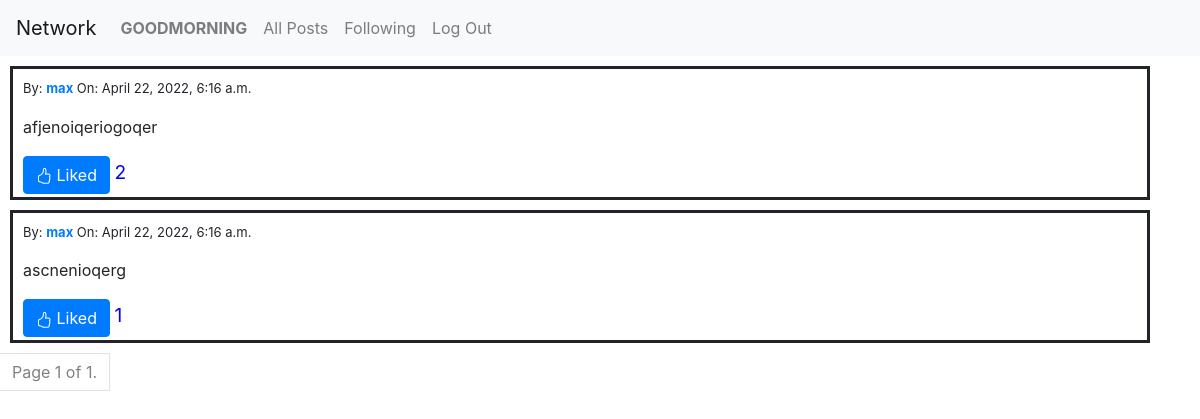
The page /following (signed in) on the database its author committed.
### network/models.py (models this page shows, shortened)
class User(AbstractUser):
    pass

class Post(models.Model):
    user = models.ForeignKey(User, on_delete=models.CASCADE, verbose_name="posted by", related_name="posts")
    content = models.TextField(blank=False)
    date = models.DateTimeField(default=timezone.now)
    likes = models.IntegerField(default=0)
    class Meta:
        verbose_name = "post"
        verbose_name_plural = "posts"

### network/views.py (the view)
# urls.py: path("following", views.following, name='following'),
@login_required(login_url="network:login")
def following(request):
    users_followed = Following.objects.filter(user=request.user.id).values_list('followed', flat=True)
    users_followed_list = User.objects.filter(id__in=users_followed)
    posts = Post.objects.filter(user__in=users_followed_list).order_by('-date')
    paginator = Paginator(posts, 10)
    page_number = request.GET.get('page')
    page_obj = paginator.get_page(page_number)
    if request.user.is_authenticated:
        liked = Like.objects.filter(user=request.user).values_list('post_id', flat=True)
        likedPosts = Post.objects.filter(pk__in=liked)
    else:
        likedPosts = []
    return render(request, "network/following.html", {
        "page_obj": page_obj,
        "liked": likedPosts
    })

### network/templates/network/following.html
{% extends "network/layout.html" %}
{% block body %}
    {% include "network/posts.html"%}
    {% include "network/paginator.html"%}
{% endblock %}

### network/templates/network/layout.html (shortened to what this page needs)
{% load static %}
<!DOCTYPE html>
<html lang="en">
    <head>
        <link rel="stylesheet" href="https://stackpath.bootstrapcdn.com/bootstrap/4.4.1/css/bootstrap.min.css">
        <link href="{% static 'network/styles.css' %}" rel="stylesheet">
    </head>
    <body>
        <nav class="navbar navbar-expand-lg navbar-light bg-light">
            <a class="navbar-brand" href="#">Network</a>
            <div>
              <ul class="navbar-nav mr-auto">
                {% if user.is_authenticated %}
                    <li class="nav-item">
                        <a class="nav-link" href="#"><strong>{{ user.username }}</strong></a>
                    </li>
                {% endif %}
                <li class="nav-item">
                  <a class="nav-link" href="{% url 'index' %}">All Posts</a>
                </li>
                {% if user.is_authenticated %}
                    <li class="nav-item">
                        <a class="nav-link" href="#">Following</a>
                    </li>
                    <li class="nav-item">
                        <a class="nav-link" href="{% url 'logout' %}">Log Out</a>
                    </li>
                {% endif %}
              </ul>
            </div>
          </nav>
        <div class="body">
            {% block body %}
            {% endblock %}
        </div>
    </body>
</html>

### network/templates/network/posts.html (shortened to what this page needs)
{% for post in page_obj %}
<div class='post-content-wrapper container' id='{{ post.id }}'>
    <p style='font-size: small;'>By: <a href="{% url 'profile' user_id=post.user.id %}"><strong>{{ post.user }}</strong></a>
        On: {{ post.date }}</p>
    <div class='post-content'>{{ post.content }}</div>
    {% if user.is_authenticated %}
    {% if post not in liked %}
    <button type="button" class="btn btn-outline-primary like-button">
        <svg xmlns="http://www.w3.org/2000/svg" width="16" height="16" fill="currentColor" class="bi bi-hand-thumbs-up" viewBox="0 0 16 16">
            <path d="M8.864.046C7.908-.193 7.02.53 6.956 1.466c-.072 1.051-.23 2.016-.428 2.59-.125.36-.479 1.013-1.04 1.639-.557.623-1.282 1.178-2.131 1.41C2.685 7.288 2 7.87 2 8.72v4.001c0 .845.682 1.464 1.448 1.545 1.07.114 1.564.415 2.068.723l.048.03c.272.165.578.348.97.484.397.136.861.217 1.466.217h3.5c.937 0 1.599-.477 1.934-1.064a1.86 1.86 0 0 0 .254-.912c0-.152-.023-.312-.077-.464.201-.263.38-.578.488-.901.11-.33.172-.762.004-1.149.069-.13.12-.269.159-.403.077-.27.113-.568.113-.857 0-.288-.036-.585-.113-.856a2.144 2.144 0 0 0-.138-.362 1.9 1.9 0 0 0 .234-1.734c-.206-.592-.682-1.1-1.2-1.272-.847-.282-1.803-.276-2.516-.211a9.84 9.84 0 0 0-.443.05 9.365 9.365 0 0 0-.062-4.509A1.38 1.38 0 0 0 9.125.111L8.864.046zM11.5 14.721H8c-.51 0-.863-.069-1.14-.164-.281-.097-.506-.228-.776-.393l-.04-.024c-.555-.339-1.198-.731-2.49-.868-.333-.036-.554-.29-.554-.55V8.72c0-.254.226-.543.62-.65 1.095-.3 1.977-.996 2.614-1.708.635-.71 1.064-1.475 1.238-1.978.243-.7.407-1.768.482-2.85.025-.362.36-.594.667-.518l.262.066c.16.04.258.143.288.255a8.34 8.34 0 0 1-.145 4.725.5.5 0 0 0 .595.644l.003-.001.014-.003.058-.014a8.908 8.908 0 0 1 1.036-.157c.663-.06 1.457-.054 2.11.164.175.058.45.3.57.65.107.308.087.67-.266 1.022l-.353.353.353.354c.043.043.105.141.154.315.048.167.075.37.075.581 0 .212-.027.414-.075.582-.05.174-.111.272-.154.315l-.353.353.353.354c.047.047.109.177.005.488a2.224 2.224 0 0 1-.505.805l-.353.353.353.354c.006.005.041.05.041.17a.866.866 0 0 1-.121.416c-.165.288-.503.56-1.066.56z"></path>
        </svg>
        Like
      </button> <span class='like-counter' style='font-size: 1.2em; color: blue'>{{ post.likes }}</span>
      {% else %}
      <button type="button" class="btn btn-primary liked-button">
        Liked
      </button> <span class='like-counter' style='font-size: 1.2em; color: blue'>{{ post.likes }}</span>
      {% endif %}
      {% endif %}
</div>
{% endfor %}

### network/static/network/styles.css (style rules this page uses)
.post-content-wrapper { border: solid; margin: 10px; padding: 3px; padding-left: 10px; padding-top: 10px; }
.post-content { margin-bottom: 17px; }

### rows shown on the page
User: username "GOODMORNING"
Post: user "max", date "April 22, 2022, 6:16 a.m.", content "afjenoiqeriogoqer", likes "2"
Post: user "max", date "April 22, 2022, 6:16 a.m.", content "ascnenioqerg", likes "1"

### other values the page prints
{{ page_obj.number }} "1"
{{ page_obj.paginator.num_pages }} "1"
